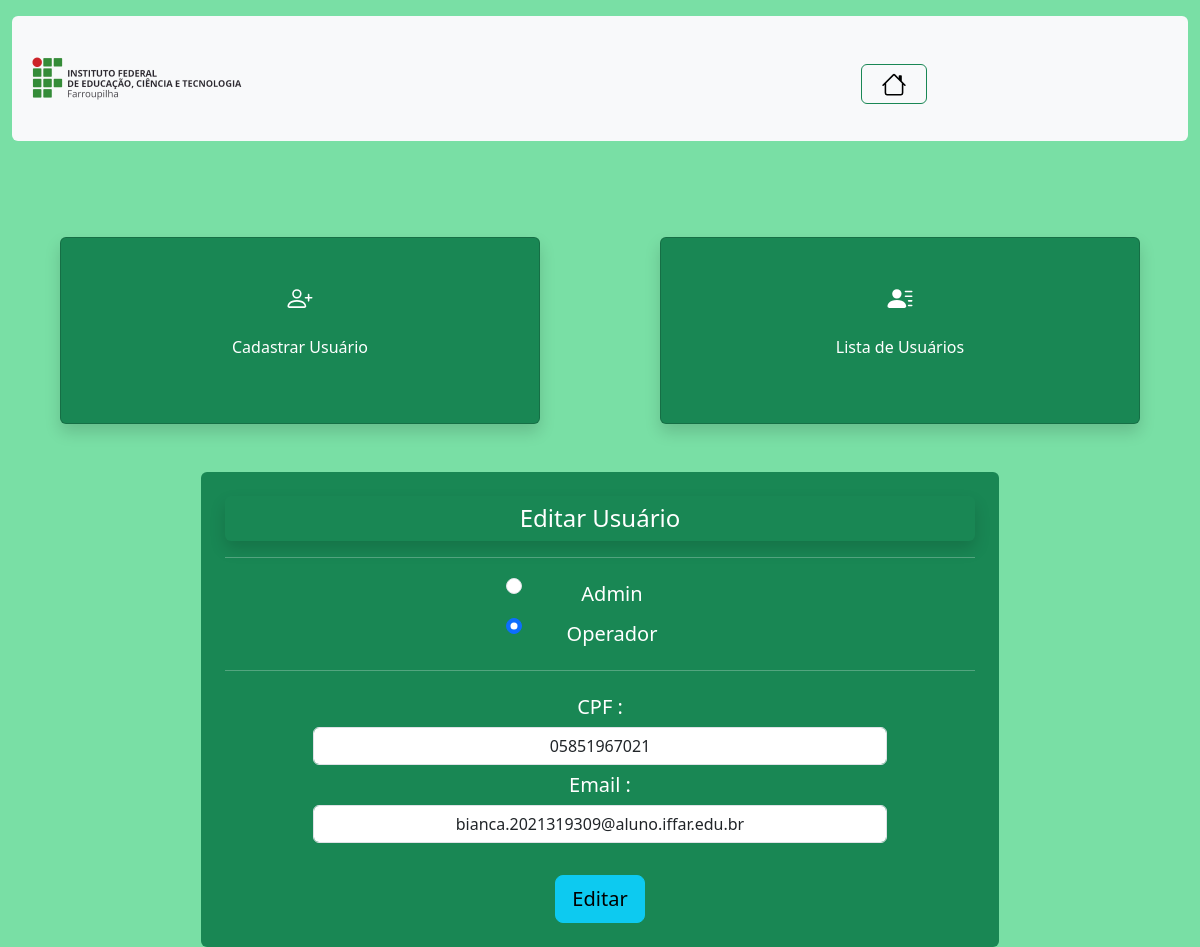
The page /Usuario/index_usuario.php?page=editar&CPF=05851967021 (signed in) on the database its author committed.
### tables this page shows
CREATE TABLE IF NOT EXISTS `usuario` (
  `nivel` varchar(30) NOT NULL,
  `CPF` char(14) NOT NULL,
  `email` varchar(100) NOT NULL,
  `senha` varchar(255) NOT NULL,
  PRIMARY KEY (`CPF`)
);

### Usuario/editar_usuario.php (the view, shortened to what this page needs)
<div class="container-sm rounded p-4 text-bg-success text-center" style="width: 70%;">
    <?php
        include_once("../config.php");
        $sql = "SELECT * FROM usuario WHERE CPF=".$_REQUEST["CPF"];
        $result = $connect->query($sql);
        $row = $result->fetch_object();
    ?>
    <form action="?page=salvar" method="POST">
    <p class="p-2 h4 rounded shadow">Editar Usuário</p>
    <hr>
        <div class="m-3 w-25 mx-auto" id="nivel">
            <div class="form-check">
                <label class="h5 m-2">Admin</label>
                <input type="radio" class="form-check-input" name="nivel" value="admin" <?php print($row->nivel == "admin") ? "checked" : null; ?>>
                <label class="h5 m-2">Operador</label>
                <input type="radio" class="form-check-input" name="nivel" value="operador" <?php print($row->nivel == "operador") ? "checked" : null; ?>>
            </div>
        </div>
        <hr>
        <div class="m-3">
            <label for="CPF" class="h5 mt-2">CPF :</label>
            <input type="text" class="form-control text-center" style="margin-left: 10%; width: 80%;"
            name="CPF" id="CPF" value="<?php print $row->CPF;?>" readonly>
            <label for="email" class="h5 m-2">Email :</label>
            <input type="text" class="form-control text-center" style="margin-left: 10%; width: 80%;"
            name="email" value="<?php print $row->email; ?>">
        </div>
        <button type="submit" class="btn btn-info btn-lg text-center mt-3">Editar</button>
    </form>
</div>

### rows shown on the page
usuario: nivel "☑", CPF "05851967021", email "bianca.2021319309@aluno.iffar.edu.br"
